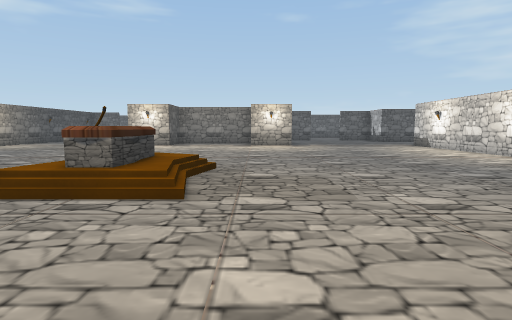
View 1 (above)

24 first-person views from a walk through a 3-D level made in the Unity game engine. The camera is 1.3 m above the floor, tilts 6° down and sees 80° across. The floor is counted in squares, 2 m on a side. Each view is taken from the middle of a square. On the plan, view 1 faces up. The plan holds only what a view shows up to about 10 squares ahead; the rest is blank.

View 2
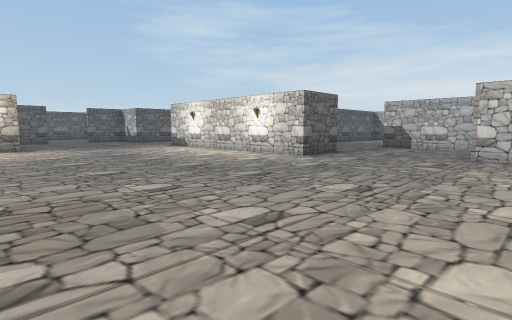

View 3
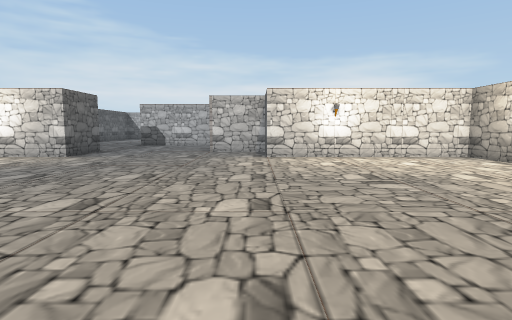

View 4
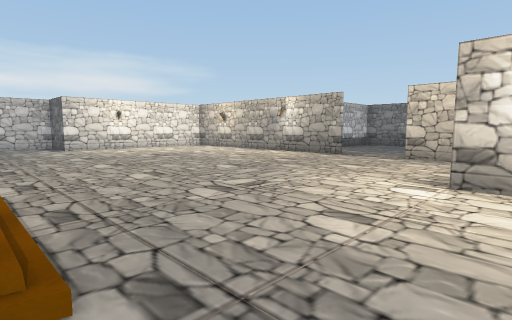

View 5
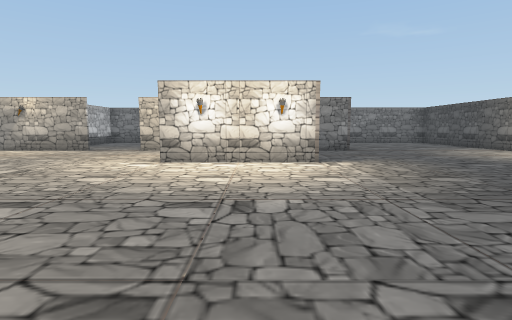

View 6
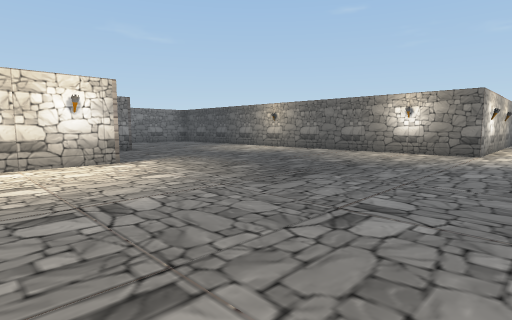

View 7
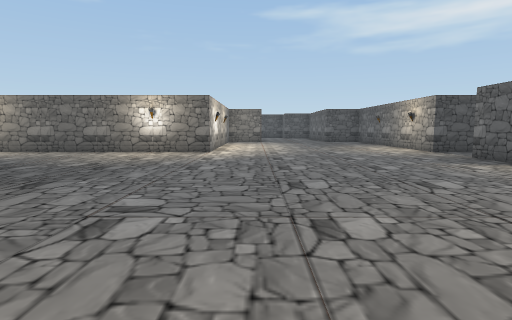

View 8
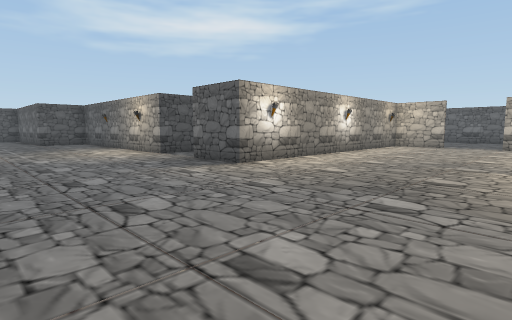

View 9
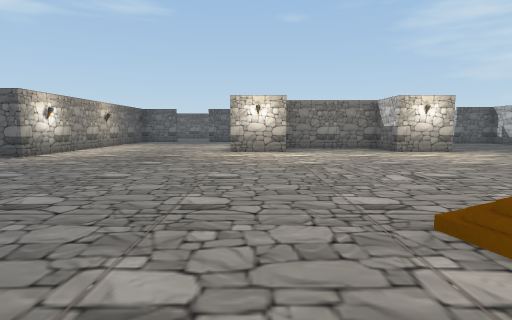

View 10
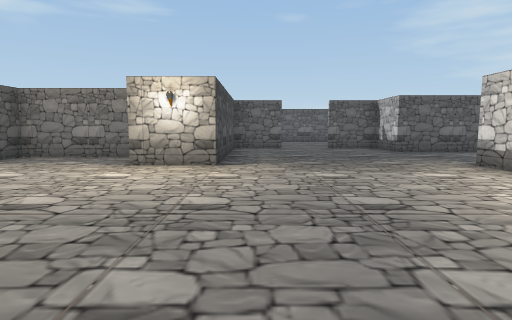

View 11
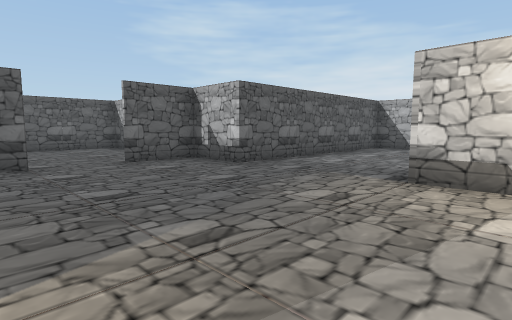

View 12
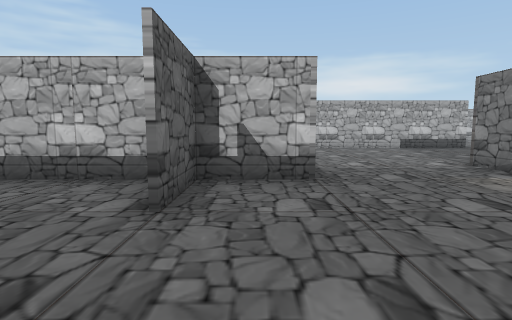

View 13
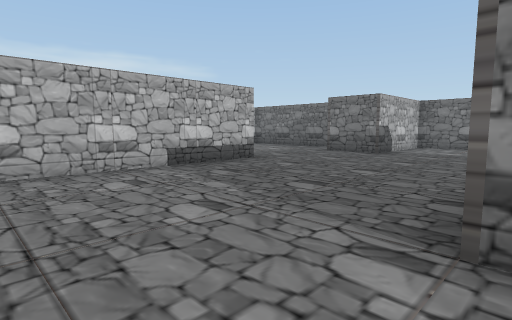

View 14
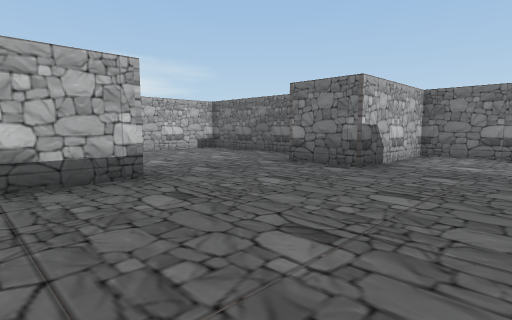

View 15
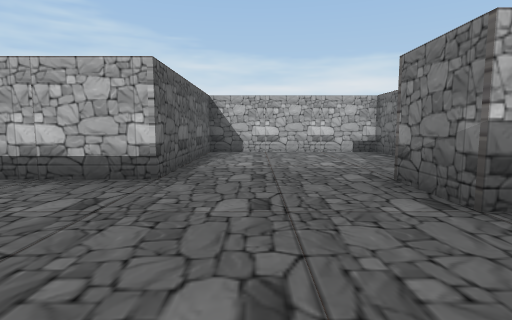

View 16
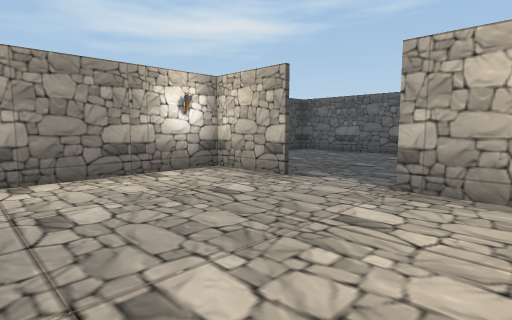

View 17
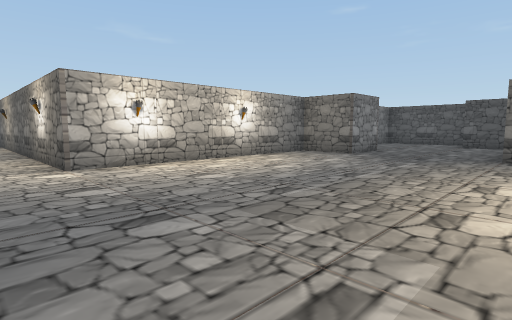

View 18
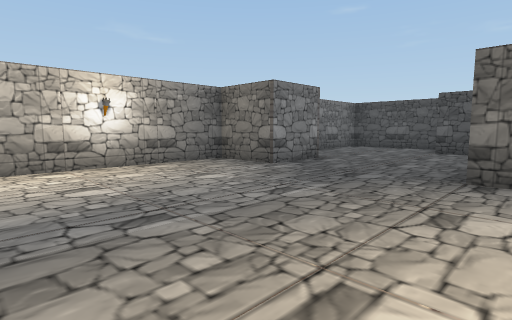

View 19
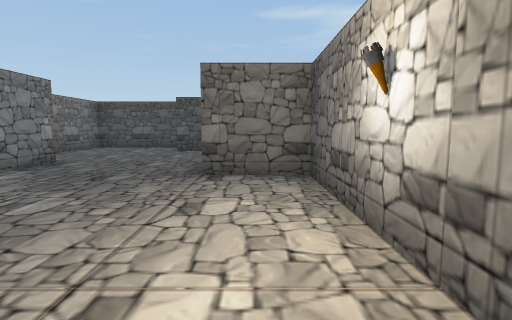

View 20
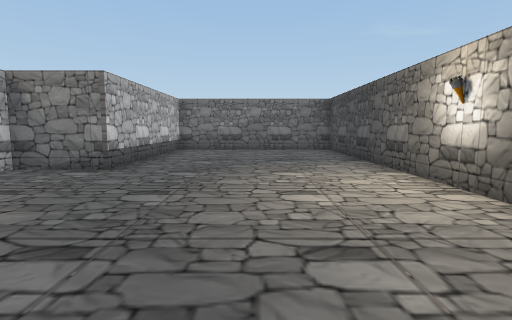

View 21
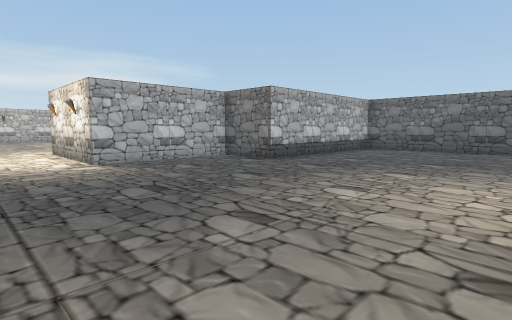

View 22
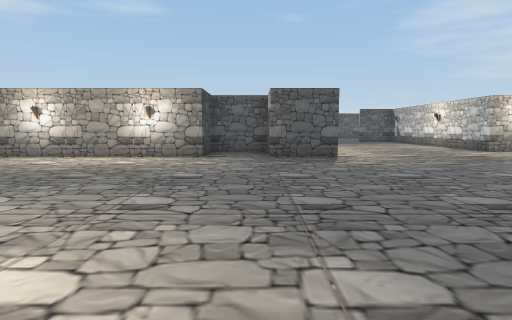

View 23
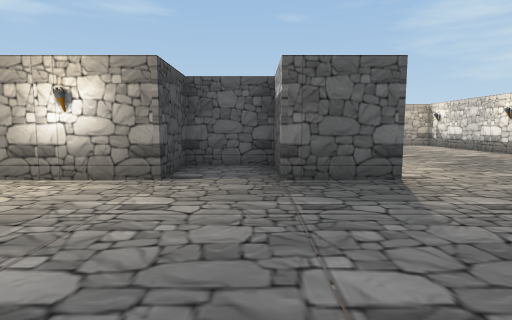

View 24
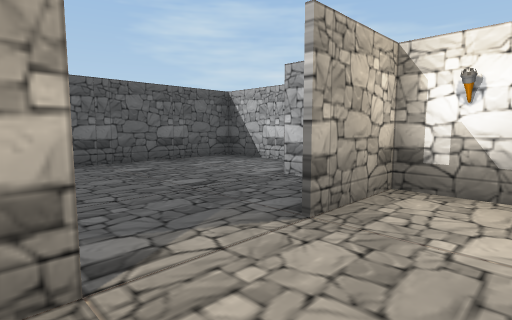

### Floor plan
Points are (right, up) in squares from view 1. A wall is a line through its corners. A room is listed if a view was taken in it or the views show most of it. See-through windows are left out.
Room 1 (views 1, 2, 3, 4, 5, 6, 7, 8, 9, 10, 11, 12, 13, 14, 15, 16, 17, 18, 19, 20, 21, 22, 23, 24)
walls: (-3.1, 11.3) (-4.7, 11.3) (-4.7, 16.9); (-2.6, -3.7) (-1.6, -3.7); (-0.2, -3.7) (5.8, -3.7) (5.8, 0.7) (7.3, 0.7) (7.3, 2.2); (7.4, 5.2) (5.8, 5.2) (5.8, 11.4); (6.4, 11.3) (7.4, 11.3); (-13.4, 9.8) (-18.2, 9.8) (-18.2, 8.2); (8.6, 2.3) (10.3, 2.3) (10.3, 5.3) (11.9, 5.3); (2.9, 15.8) (1.3, 15.8) (1.3, 11.3) (-0.2, 11.3) (-0.2, 12.8) (-3.2, 12.8) (-3.2, 12.1); (-4.6, 17.3) (-6.2, 17.3); (-7.6, 17.3) (-9.2, 17.3) (-9.2, 9.8) (-10.7, 9.8) (-10.7, 11.3) (-12.2, 11.3) (-12.2, 10.4); (5.9, 15.8) (4.2, 15.8); (13, 3.8) (16.3, 3.8) (16.3, 8.2) (11.8, 8.2) (11.8, 14.3) (5.8, 14.3) (5.8, 16.5); (-19.8, 5.3) (-18.2, 5.3) (-18.2, 3.8) (-12.2, 3.8) (-12.2, -8.2) (-7.7, -8.2) (-7.7, -3.7) (-6.2, -3.7) (-6.2, -0.7) (-3.1, -0.7); (-22.7, 7.9) (-22.7, 6.8); (-24.1, 3.8) (-21.9, 3.8); (-24.2, 6.4) (-24.2, 4.9)
ways out: opening at (-7, 17); opening at (-1, -4); opening at (3.5, 16); gap at (-2, -4); gap at (0, -4)
objects: torch (-13, 10); other object (-2, 3); other object (-2, 4)

Where each view was taken, in squares from view 1:
view 1: 0 up, 0 right, facing up
view 2: 1 up, 0 right, facing up-right
view 3: 1 up, 1 left, facing right
view 4: 3 up, 4 left, facing down-right
view 5: 5 up, 5 left, facing down
view 6: 5 up, 4 left, facing down-left
view 7: 5 up, 4 left, facing left
view 8: 6 up, 5 left, facing up-left
view 9: 3 up, 4 left, facing up
view 10: 6 up, 2 right, facing up
view 11: 10 up, 2 right, facing up-right
view 12: 15 up, 2 right, facing right
view 13: 13 up, 7 right, facing down-right
view 14: 10 up, 8 right, facing down-right
view 15: 7 up, 8 right, facing right
view 16: 14 up, 5 left, facing up-left
view 17: 9 up, 11 left, facing down-left
view 18: 9 up, 14 left, facing down-left
view 19: 9 up, 14 left, facing left
view 20: 1 up, 10 left, facing down
view 21: 1 up, 12 left, facing down-right
view 22: 3 up, 11 left, facing up
view 23: 6 up, 11 left, facing up
view 24: 16 up, 8 left, facing up-right
